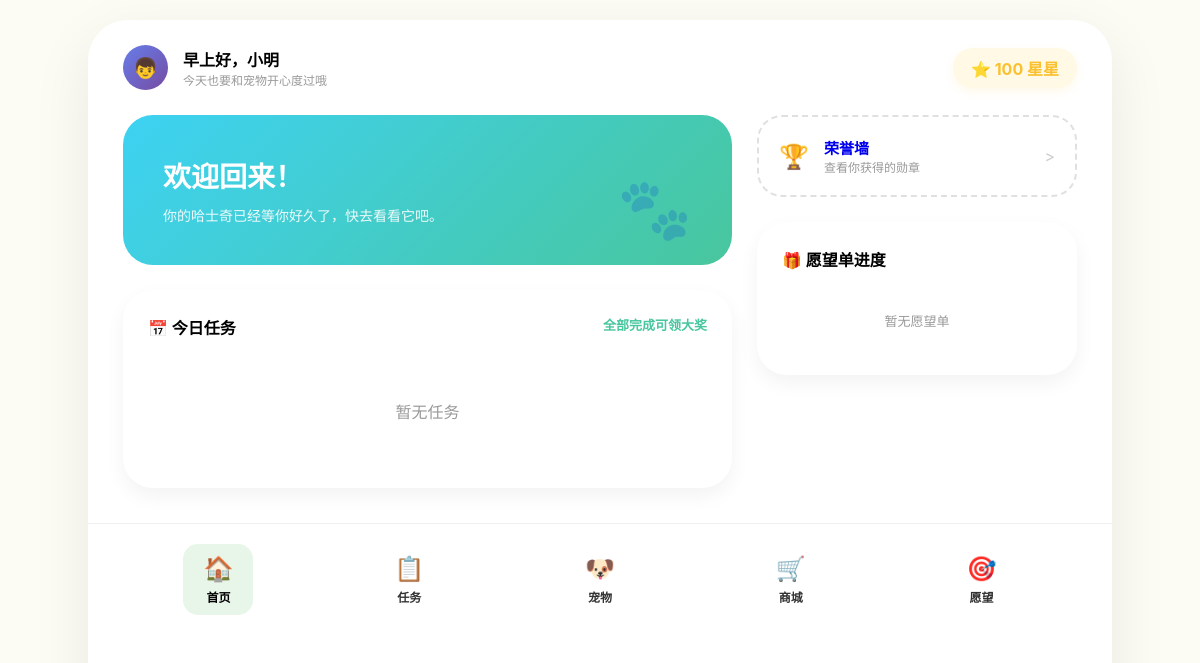
The app's page /child/home (signed in) with its own data.
### tables this page shows
CREATE TABLE children (
                id INTEGER PRIMARY KEY AUTOINCREMENT,
                user_id INTEGER NOT NULL,
                parent_id INTEGER,
                nickname TEXT NOT NULL,
                birthday DATE,
                avatar TEXT,
                total_stars INTEGER DEFAULT 0,
                total_badges INTEGER DEFAULT 0,
                total_trophies INTEGER DEFAULT 0,
                FOREIGN KEY (user_id) REFERENCES users(id) ON DELETE CASCADE,
                FOREIGN KEY (parent_id) REFERENCES users(id) ON DELETE SET NULL
            );

CREATE TABLE pets (
                id INTEGER PRIMARY KEY AUTOINCREMENT,
                child_id INTEGER NOT NULL,
                name TEXT NOT NULL,
                type TEXT NOT NULL,
                gender TEXT CHECK(gender IN ('male', 'female')) NOT NULL,
                color TEXT DEFAULT '',
                level INTEGER DEFAULT 1,
                exp INTEGER DEFAULT 0,
                hunger INTEGER DEFAULT 80,
                cleanliness INTEGER DEFAULT 80,
                mood INTEGER DEFAULT 80,
                status TEXT DEFAULT 'normal',
                created_at TIMESTAMP DEFAULT CURRENT_TIMESTAMP,
                last_feed TIMESTAMP DEFAULT CURRENT_TIMESTAMP,
                is_active BOOLEAN DEFAULT 1,
                FOREIGN KEY (child_id) REFERENCES children(id) ON DELETE CASCADE
            );

### routes/child_routes.py (the view)
@bp.route('/home')
def home():
    if 'user_id' not in session or session.get('role') != 'child':
        return redirect(url_for('child_routes.login'))
    conn = get_db_connection()
    child = conn.execute('''
        SELECT c.*, u.username
        FROM children c
        JOIN users u ON c.user_id = u.id
        WHERE u.id = ?
    ''', (session['user_id'],)).fetchone()
    pet = conn.execute('''
        SELECT * FROM pets
        WHERE child_id = ? AND is_active = 1
        ORDER BY created_at DESC LIMIT 1
    ''', (child['id'],)).fetchone()
    conn.close()
    return render_template('child/home.html', child=child, pet=pet)

### models.py (called while the page is built)
def get_db_connection():
    conn = sqlite3.connect(DATABASE)
    conn.row_factory = sqlite3.Row  # 让结果可以通过列名访问
    return conn

### templates/child/home.html (shortened to what this page needs)
<!DOCTYPE html>
<html lang="zh-CN">
<head>
</head>
<body>
<div class="home-container">
    <nav class="top-nav">
        <div class="user-info">
            <div class="avatar-circle">👦</div>
            <div>
                <div style="font-weight: bold;" id="childName">早上好，{{ child.nickname }}</div>
                <div style="font-size: 12px; color: var(--text-sub);">今天也要和宠物开心度过哦</div>
            </div>
        </div>
        <div class="stars-display" id="totalStars">⭐ {{ child.total_stars }} 星星</div>
    </nav>
    <div class="main-layout">
        <div class="content-left">
            <section class="welcome-banner">
                <h1>欢迎回来！</h1>
                {% if pet %}
                <p>你的{{ pet.name }}已经等你好久了，快去看看它吧。</p>
                {% else %}
                <p>快去领养一只属于你的宠物吧！</p>
                {% endif %}
                <div style="position:absolute; right:40px; bottom:20px; font-size:60px; opacity:0.3;">🐾</div>
            </section>
            <div class="section-box">
                <div class="section-header">
                    <span>📅 今日任务</span>
                    <span style="color: #48c69d; font-size: 13px;">全部完成可领大奖</span>
                </div>
                <div id="tasksList">
                </div>
            </div>
        </div>
        <div class="content-right">
            <a href="/child/badges" class="honor-card" style="margin-bottom: 25px; text-decoration: none;">
                <div style="font-size: 24px;">🏆</div>
                <div>
                    <div style="font-weight: bold; font-size: 15px;">荣誉墙</div>
                    <div style="font-size: 12px; color: var(--text-sub);">查看你获得的勋章</div>
                </div>
                <div style="margin-left: auto; color: #ccc;">></div>
            </a>
            <div class="section-box">
                <div class="section-header">
                    <span>🎁 愿望单进度</span>
                </div>
                <div id="wishlistsList">
                </div>
            </div>
        </div>
    </div>
    <div class="bottom-nav">
        <a href="/child/home" class="nav-item active">
            <span class="nav-icon">🏠</span>
            <span class="nav-label">首页</span>
        </a>
        <a href="/child/tasks" class="nav-item">
            <span class="nav-icon">📋</span>
            <span class="nav-label">任务</span>
        </a>
        <a href="/child/pets" class="nav-item">
            <span class="nav-icon">🐶</span>
            <span class="nav-label">宠物</span>
        </a>
        <a href="/child/shop" class="nav-item">
            <span class="nav-icon">🛒</span>
            <span class="nav-label">商城</span>
        </a>
        <a href="/child/wishlists" class="nav-item">
            <span class="nav-icon">🎯</span>
            <span class="nav-label">愿望</span>
        </a>
    </div>
</div>
</body>
</html>

### templates/child/home.html (style rules this page uses)
:root { --bg-page: #fdfcf4; --primary-gradient: linear-gradient(135deg, #3dd2f3, #48c69d); --gold: #fbc02d; --card-shadow: 0 8px 20px rgba(0,0,0,0.05); --text-main: #333; --text-sub: #999; }
* { margin: 0; padding: 0; box-sizing: border-box; font-family: -apple-system, "PingFang SC", sans-serif; }
body { background-color: var(--bg-page); padding: 20px; display: flex; justify-content: center; }
.home-container { width: 100%; max-width: 1024px; background: white; border-radius: 40px; min-height: 90vh; display: flex; flex-direction: column; overflow: hidden; box-shadow: 0 20px 60px rgba(0,0,0,0.08); }
.top-nav { display: flex; justify-content: space-between; align-items: center; padding: 25px 35px; }
.user-info { display: flex; align-items: center; gap: 15px; }
.avatar-circle { width: 45px; height: 45px; background: linear-gradient(135deg, #667eea, #764ba2); border-radius: 50%; display: flex; align-items: center; justify-content: center; color: white; font-size: 20px; }
.stars-display { background: #fff9e6; color: var(--gold); padding: 8px 18px; border-radius: 25px; font-weight: bold; box-shadow: 0 4px 10px rgba(251, 192, 45, 0.1); }
.main-layout { display: grid; grid-template-columns: 1fr 320px; gap: 25px; padding: 0 35px 35px; }
.welcome-banner { background: var(--primary-gradient); border-radius: 30px; padding: 40px; color: white; position: relative; margin-bottom: 25px; }
.welcome-banner h1 { font-size: 28px; margin-bottom: 10px; }
.welcome-banner p { opacity: 0.9; font-size: 14px; }
.honor-card { background: #fff; border: 2px dashed #e0e0e0; border-radius: 25px; padding: 20px; display: flex; align-items: center; gap: 15px; cursor: pointer; transition: all 0.3s; }
.section-box { background: #fff; border-radius: 30px; padding: 25px; box-shadow: var(--card-shadow); }
.section-header { display: flex; justify-content: space-between; margin-bottom: 20px; font-weight: bold; }
.bottom-nav { display: flex; justify-content: space-around; padding: 20px 35px; background: white; border-top: 1px solid #f0f0f0; }
.nav-item { display: flex; flex-direction: column; align-items: center; gap: 5px; cursor: pointer; padding: 10px 20px; border-radius: 15px; transition: all 0.3s; text-decoration: none; color: var(--text-main); }
.nav-item.active { background: #e8f5e9; color: var(--primary-green); }
.nav-icon { font-size: 24px; }
.nav-label { font-size: 12px; font-weight: bold; }

### records on screen
children: nickname "小明", total_stars "100"
pets: name "哈士奇"
